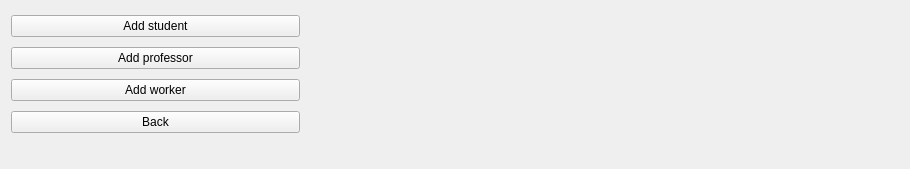
      <widget class="QWidget" name="page_add">
       <layout class="QGridLayout" name="gridLayout_3">
        <item row="0" column="3">
         <spacer name="verticalSpacer">
          <property name="orientation">
           <enum>Qt::Vertical</enum>
          </property>
          <property name="sizeHint" stdset="0">
           <size>
            <width>20</width>
            <height>127</height>
           </size>
          </property>
         </spacer>
        </item>
        <item row="1" column="1">
         <spacer name="horizontalSpacer_5">
          <property name="orientation">
           <enum>Qt::Horizontal</enum>
          </property>
          <property name="sizeHint" stdset="0">
           <size>
            <width>290</width>
            <height>20</height>
           </size>
          </property>
         </spacer>
        </item>
        <item row="1" column="0">
         <spacer name="horizontalSpacer_4">
          <property name="orientation">
           <enum>Qt::Horizontal</enum>
          </property>
          <property name="sizeHint" stdset="0">
           <size>
            <width>289</width>
            <height>20</height>
           </size>
          </property>
         </spacer>
        </item>
        <item row="0" column="0">
         <layout class="QVBoxLayout" name="verticalLayout_add">
          <item>
           <widget class="QPushButton" name="addWidgetStudent">
            <property name="text">
             <string>Add student</string>
            </property>
           </widget>
          </item>
          <item>
           <widget class="QPushButton" name="addWidgetProfessor">
            <property name="text">
             <string>Add professor</string>
            </property>
           </widget>
          </item>
          <item>
           <widget class="QPushButton" name="addWidgetWorker">
            <property name="text">
             <string>Add worker</string>
            </property>
           </widget>
          </item>
          <item>
           <widget class="QPushButton" name="backAdd">
            <property name="text">
             <string>Back</string>
            </property>
           </widget>
          </item>
         </layout>
        </item>
        <item row="1" column="2">
         <spacer name="horizontalSpacer_6">
          <property name="orientation">
           <enum>Qt::Horizontal</enum>
          </property>
          <property name="sizeHint" stdset="0">
           <size>
            <width>289</width>
            <height>20</height>
           </size>
          </property>
         </spacer>
        </item>
       </layout>
      </widget>
